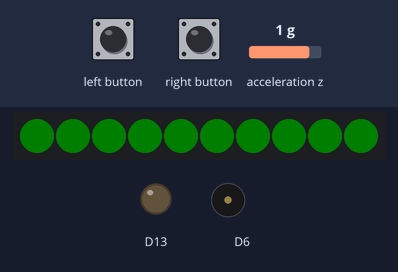
A sketch run on a simulated Adafruit Circuit Playground Express. Shown: 10 RGB LEDs in strip order, left to right, output pins drawn as LEDs (lit = HIGH), buzzer (waves = sounding). The inputs (shaded band) are chosen by the test bench; at power-on: acceleration z 1 g. Dim RGB values are drawn brighter than linear.

Above: at 4.2 s.
4.3 s: left button pressed for 0.15 s
At 4.55 s:
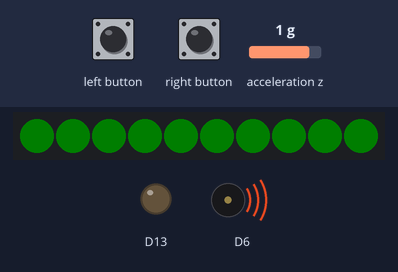
6.1 s: right button pressed for 1 s
At 8.3 s:
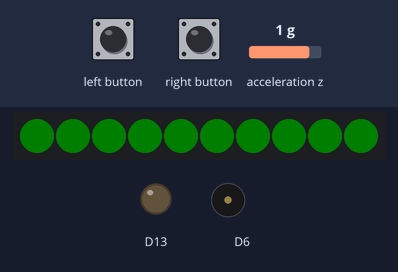
8.6 s: right button pressed for 3.2 s
At 8.75 s:
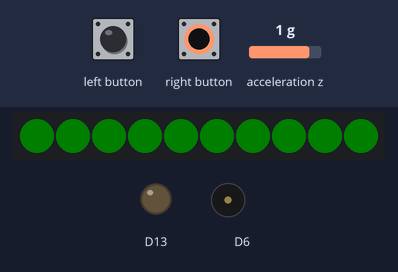
13.3 s: left button pressed for 3.2 s
At 17.4 s:
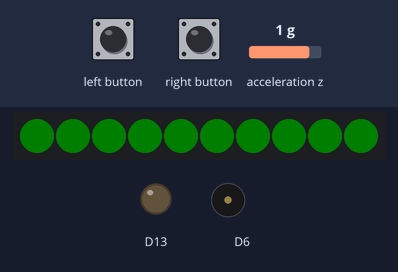
Timing chart, 0 to 18.9 s (numbered marks = the images above; inputs shaded):
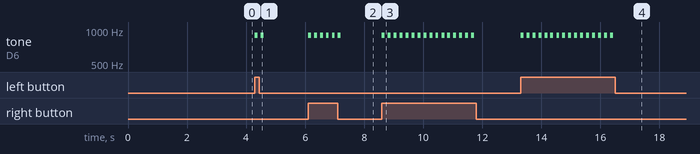

Measured:
- after the input at 4.3 s, tone on D6: alternates 900 Hz for 0.10 s and silent for 0.10 s, 4 changes in all, then stays silent, starting at once
- after the input at 6.1 s, tone on D6: alternates 900 Hz for 0.10 s and silent for 0.10 s, 12 changes in all, then stays silent, starting at once
- after the input at 8.6 s, tone on D6: alternates 900 Hz for 0.10 s and silent for 0.10 s, 32 changes in all, then stays silent, starting at once
- after the input at 13.3 s, tone on D6: alternates 900 Hz for 0.10 s and silent for 0.10 s, 32 changes in all, then stays silent, starting at once

The sketch:

Slouch_Detector.ino
```cpp
// (licence header left out)
float doo = 261.626;
float rei = 293.665;
float mi = 329.628;
float fa = 349.228;
float so = 391.995;
float la = 440.0;
float xi = 493.883;
float doo1 = 523.251;
float right[2] = {doo, mi};
float wrong[2] = {rei, rei};
#include <Adafruit_CircuitPlayground.h>

#define SLOUCH_ANGLE        10.0      // allowable slouch angle (deg)
#define SLOUCH_TIME         3000      // allowable slouch time (secs)
#define GRAVITY             9.80665   // standard gravity (m/s^s)
#define RAD2DEG             52.29578  // convert radians to degrees

float currentAngle;
float targetAngle;
unsigned long slouchStartTime;
bool slouching;
bool state;

///////////////////////////////////////////////////////////////////////////////
void setup() {
  // Initialize Circuit Playground
  CircuitPlayground.begin();
  state = false;
  // Initialize target angle to zero.
  targetAngle = 0;
}

///////////////////////////////////////////////////////////////////////////////
void loop() {
  // Compute current angle
  currentAngle = RAD2DEG * asin(-CircuitPlayground.motionZ() / GRAVITY);

  // Set target angle on button press
  if ((CircuitPlayground.leftButton()) || (CircuitPlayground.rightButton())) {
    targetAngle = currentAngle;
    CircuitPlayground.playTone(900, 100);
    delay(100);
    CircuitPlayground.playTone(900, 100);
    delay(100);
  }

  // Check for slouching
  if (currentAngle - targetAngle > SLOUCH_ANGLE) {
    if (!slouching) slouchStartTime = millis();
    slouching = true;
  } else {
    slouching = false;
  }

  // If we are slouching
  if (slouching) {
    // Check how long we've been slouching

    if (millis() - slouchStartTime > SLOUCH_TIME) {
      // Play a tone
      for (int i = 0; i < 2; i++) {
        CircuitPlayground.playTone(wrong[i], 200);
      }
      for (int i = 0; i < 10; i++) {
        CircuitPlayground.setPixelColor(i, 200, 15, 15);
      }
      state = true;
    }
  } else {

    if (state == true) {
      for (int i = 0; i < 2; i++) {
        CircuitPlayground.playTone(right[i], 100);
      }
      state = false;
    }
    for (int i = 0; i < 10; i++) {
      CircuitPlayground.setPixelColor(i, 0, 50, 0);
    }
  }
}
```
